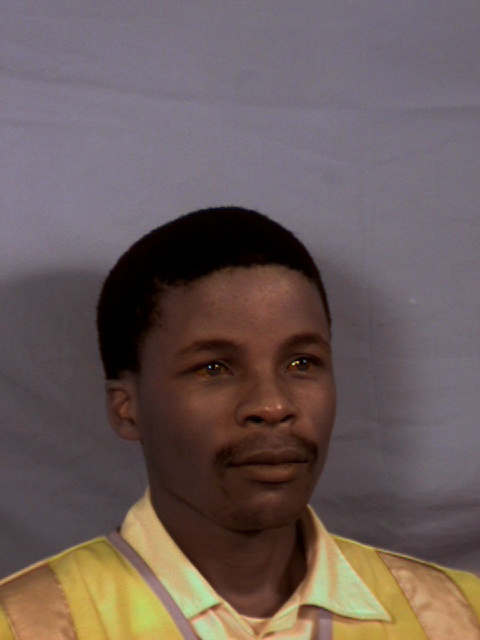
#> input picture samples/muct/i001/i001qc-mn.jpg, 480 x 640 px
$ python -i testImageOnModel.py   (imports and definitions only)   (older library calls are emulated)
#> lines starting #> are read from the running program, lines starting #| are printed output that depends on the picture
### patternrecognition.py
import math
import cv2
import numpy


def calculaLBP(src, quadrantesX, quadrantesY):
    #int i,j,pixelsQuadrante,inicioX,inicioY,fimX,fimY;
    #print('testttttttttt')
    if len(src.shape) is 2:
        rows,cols = src.shape
        channels=1
    else:
        rows,cols,channels = src.shape

    #print(rows)
    #print(cols)
    #asMat=cv2.cv.fromarray(src)
    histograma=[0]*256
    result=[0]*(256*quadrantesX*quadrantesY)
    #Copia a imagem origem e a seta para o padrao binario dela mesma.
    #CvMat dst;
    if channels>1:
        dst=cv2.cv.CreateMat(rows,cols,cv2.CV_8U)
        dst=cv2.cvtColor(src, cv2.cv.CV_BGR2GRAY)
        src=dst.copy()
    else:
        dst=src.copy()
    dst=lbp(dst)
    for currquadY in range(quadrantesY):
        for currquadX in range(quadrantesX):
            #Definindo comeco e fim do quadrante
            inicioX=int((float(cols)/float(quadrantesX))*float(currquadX))
            fimX=int((float(cols)/float(quadrantesX))*float(currquadX+1))
            inicioY=int((float(rows)/float(quadrantesY))*float(currquadY))
            fimY=int((float(rows)/float(quadrantesY))*float(currquadY+1))
            pixelsQuadrante=(fimX-inicioX)*(fimY-inicioY)
            #Calculando Histograma para o Quadrante
            for i in range(inicioY,fimY):
                for j in range(inicioX,fimX):
                    histograma[int(dst[i, j])]+=1
            #print(histograma)
            #print(len(histograma))
            #print(pixelsQuadrante)
            for i in range(len(histograma)):
                result[currquadY*quadrantesX*256+currquadX*256+i]=float(histograma[i])/float(pixelsQuadrante)
                # [7 lines of commented-out code are left out]
    return result

def lbp(src):
    #src=cv2.cv.fromarray(srcnp)
    dst=src.copy()
    #rows,cols,channels = src.shape
    if len(src.shape) is 2:
        rows,cols = src.shape
        channels=1
    else:
        rows,cols,channels = src.shape
    #dst=cv2.cv.fromarray(dstnp)
    decimal=0
    for i in range(1,rows-1):
        for j in range(1, cols-1):
            if src[i-1,j-1] >= src[i,j]:
                decimal+=128
            if src[i-1,j] >= src[i,j]:
                decimal+=64
            if src[i-1,j+1] >= src[i,j]:
                decimal+=32
            if src[i,j-1] >= src[i,j]:
                decimal+=16
            if src[i,j+1] >= src[i,j]:
                decimal+=8
            if src[i+1,j-1] >= src[i,j]:
                decimal+=4
            if src[i+1,j] >= src[i,j]:
                decimal+=2
            if src[i+1,j+1] >= src[i,j]:
                decimal+=1
            dst[i,j] = decimal
            if decimal > 255:
                print('valor errado')
            decimal=0
    # [4 lines of commented-out code are left out]
    return dst

# [35 lines left out: functions lbp_native, distanciaEuclidiana, diferenca, not called in this run]

### testImageOnModel.py
import os
import patternrecognition as pr
import pickle
import SVM
import cv2
import numpy as np

# Here we define if you are testing the model using it's own images (randomic = False) or other images (randomic = True)
randomic = False
# Here you can define the inferior and superior individual sample number (ie: 0 and 90 for i000 through i090)
sample_inferior = 0
sample_superior = 90
faceCascade = cv2.CascadeClassifier('cascades/haarcascade_frontalface_default.xml')
quadrantesX = 2
quadrantesY = 2
desejado_positivas = 15
desejado_negativas = 15
epsilon = 0.00001

q_base_name = str(quadrantesX)+'qx'+str(quadrantesY)+'qy'
PN_base_name = str(desejado_positivas)+'P'+str(desejado_negativas)+'N'
epsilon_base_name = 'e'+str(epsilon)
modelos = []
success_rates = []
# [16 lines left out: functions readData, calc_acc, not called in this run]

def lbp(file):
#> called with file = 'samples/muct/i001/i001qc-mn.jpg'
	print(file)
	image = cv2.imread(file)
#> image is the input picture: shape (640, 480, 3); mean B, G, R 89.3, 91.6, 106.5
	gray = cv2.cvtColor(image, cv2.COLOR_BGR2GRAY)
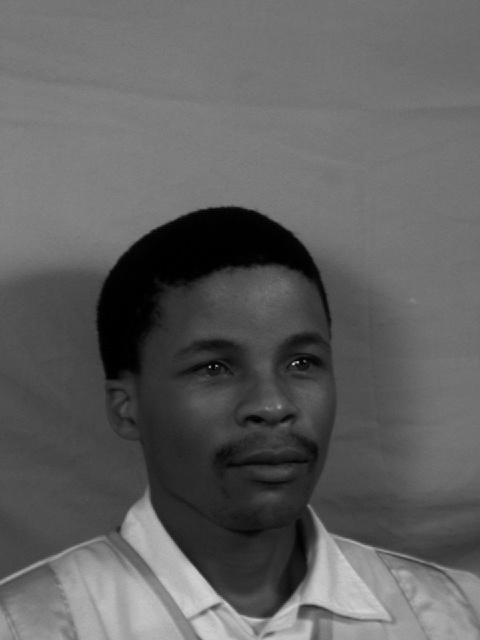
#> gray: shape (640, 480); min 0, max 219, mean 95.8
        ## EQUALIZA IMAGEM
	clahe = cv2.createCLAHE(clipLimit=2.0, tileGridSize=(8,8))
	gray = clahe.apply(gray)
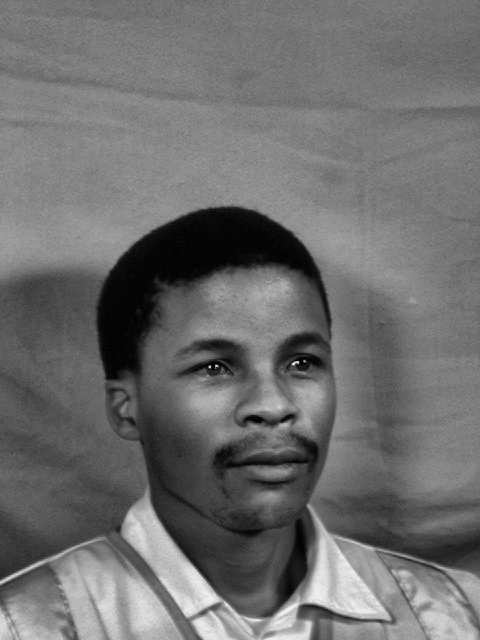
#> gray: shape (640, 480); min 1, max 242, mean 110
	#gray = cv2.equalizeHist(gray)
	faces = faceCascade.detectMultiScale(
	    gray,
	    scaleFactor=1.1,
	    minNeighbors=5,
	)
#> faces = [[137, 269, 239, 239]]
	if(len(faces)==0):
            #x = [1000]*num_caracteristicas
            return None
	else:
	    for (x, y, w, h) in faces:
	        aux=gray[y:y+h,x:x+w]
#> this loop made 1 pass
#> pass 1, in lbp, `aux=gray[y:y+h,x:x+w]`:
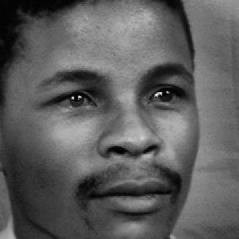
#> aux: shape (239, 239); min 1, max 238, mean 93.3
	    #print(aux)
	    #cv2.imshow("",aux)
	    #cv2.waitKey(0)
	    vetor=pr.calculaLBP(aux,quadrantesX,quadrantesY)
#> after the loop in lbp, `for i in range(1,rows-1):`:
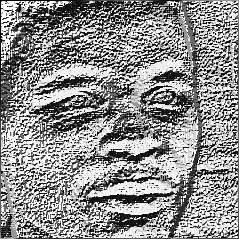
#> dst: shape (239, 239); min 0, max 255, mean 142.2
#> vetor = 1024 values, max 0.309 at index 1023, min 0 at index 101, mean 0.00972
	    return vetor


# [41 lines left out: function test_model, not called in this run]


# [14 lines not run here, left out]


>>> result = lbp('samples/muct/i001/i001qc-mn.jpg')
#> result has the same summary as vetor in lbp

$ run again, on samples/muct/i002/i002rb-mn.jpg
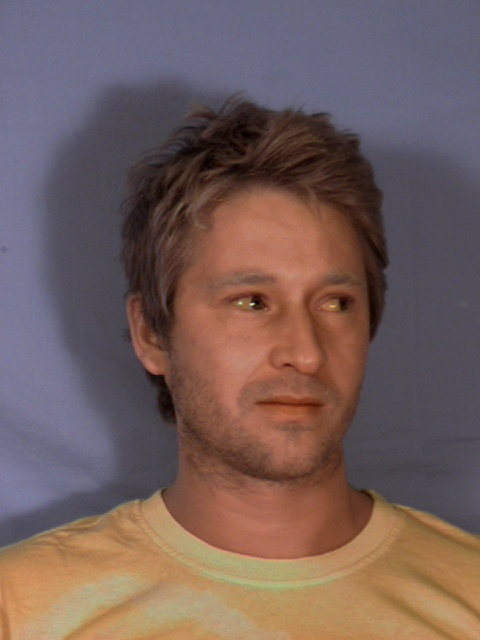
#> input picture samples/muct/i002/i002rb-mn.jpg, 480 x 640 px
#> in lbp, image is the input picture: shape (640, 480, 3); mean B, G, R 91.3, 94.5, 115.9
#> in lbp, `gray = clahe.apply(gray)`:
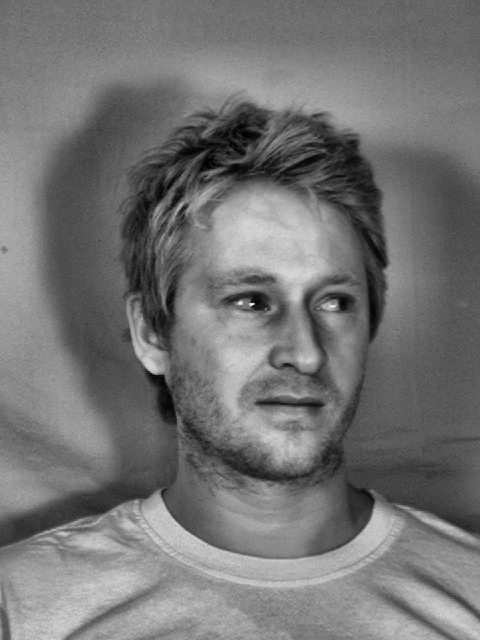
#> gray: shape (640, 480); min 1, max 242, mean 115.8
#> faces = [[159, 204, 256, 256]]
#> the loop in lbp, `for (x, y, w, h) in faces:` made 1 pass
#> after the loop in lbp, `for i in range(1,rows-1):`:
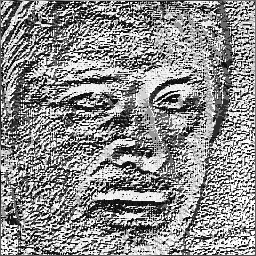
#> dst: shape (256, 256); min 0, max 255, mean 140
#> vetor = 1024 values, max 0.271 at index 1023, min 0 at index 164, mean 0.00977
#> `result = lbp('samples/muct/i001/i001qc-mn.jpg')`: result has the same summary as vetor in lbp

$ run again, on samples/muct/i003/i003qa-fn.jpg
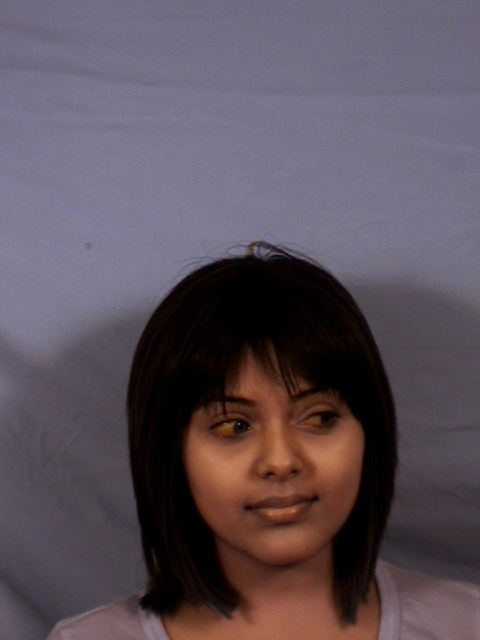
#> input picture samples/muct/i003/i003qa-fn.jpg, 480 x 640 px
#> in lbp, image is the input picture: shape (640, 480, 3); mean B, G, R 89.1, 80.1, 91.2
#> in lbp, `gray = clahe.apply(gray)`:
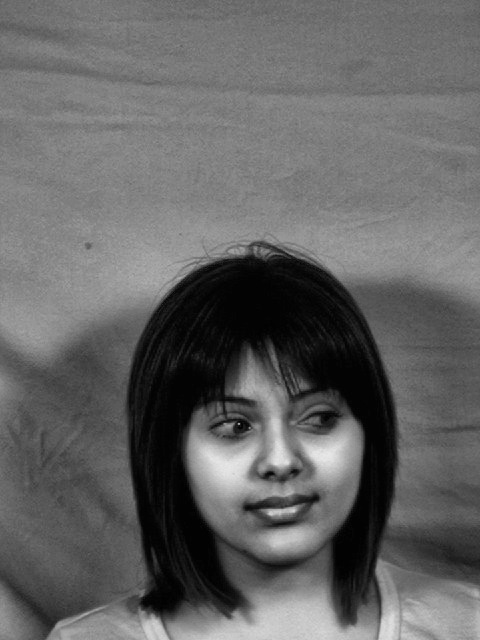
#> gray: shape (640, 480); min 1, max 232, mean 99.7
#> faces = [[169, 337, 221, 221]]
#> the loop in lbp, `for (x, y, w, h) in faces:` made 1 pass
#> after the loop in lbp, `for i in range(1,rows-1):`:
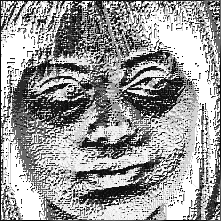
#> dst: shape (221, 221); min 0, max 255, mean 153.7
#> vetor = 1024 values, max 0.794 at index 1023, min 0 at index 26, mean 0.00971
#> `result = lbp('samples/muct/i001/i001qc-mn.jpg')`: result has the same summary as vetor in lbp

$ run again, on samples/muct/i003/i003qb-fn.jpg
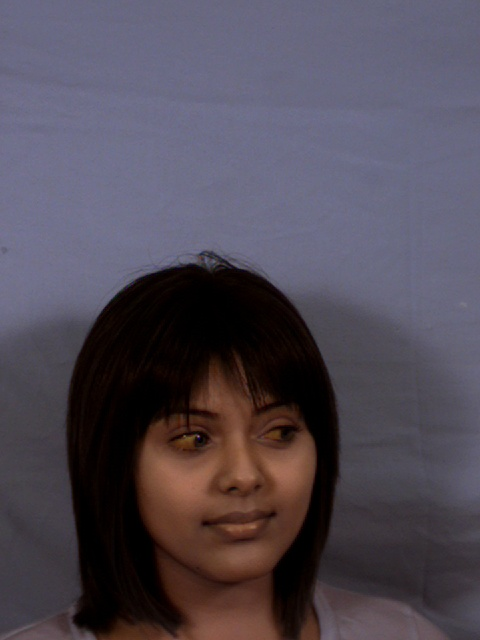
#> input picture samples/muct/i003/i003qb-fn.jpg, 480 x 640 px
#> in lbp, image is the input picture: shape (640, 480, 3); mean B, G, R 84.8, 73.4, 80.3
#> in lbp, `gray = clahe.apply(gray)`:
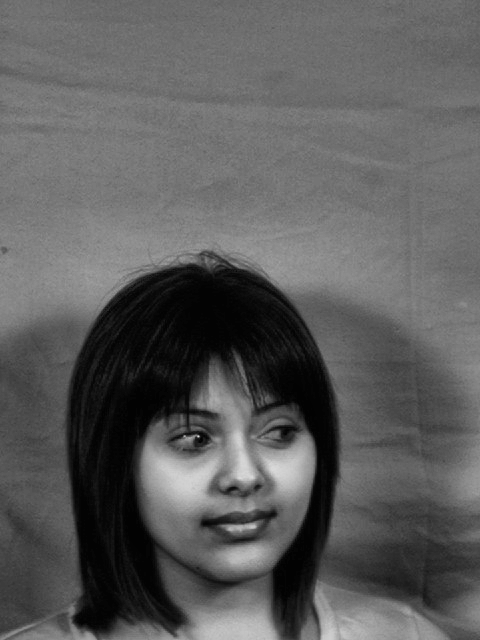
#> gray: shape (640, 480); min 2, max 219, mean 92.3
#> faces = [[125, 349, 228, 228]]
#> the loop in lbp, `for (x, y, w, h) in faces:` made 1 pass
#> after the loop in lbp, `for i in range(1,rows-1):`:
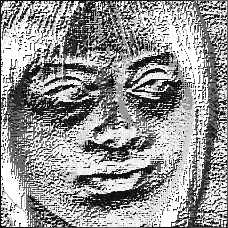
#> dst: shape (228, 228); min 0, max 255, mean 148.6
#> vetor = 1024 values, max 0.603 at index 1023, min 0 at index 37, mean 0.00977
#> `result = lbp('samples/muct/i001/i001qc-mn.jpg')`: result has the same summary as vetor in lbp
